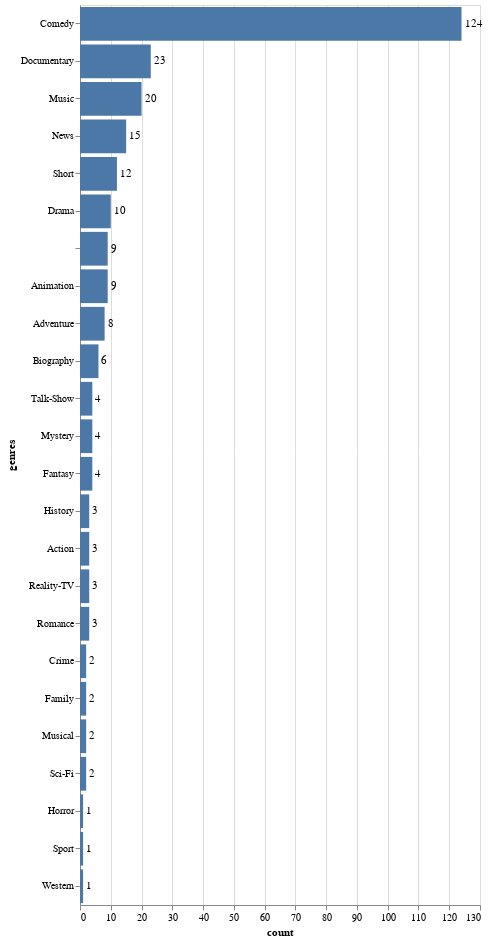

The code cell stored with this chart in its notebook:
### Code cell
# Bar Chart of Definitive SNL Media Genres (that aren't directly associated with SNL)
genres_count = definitive_snl.copy()
genres_count['genres'] = genres_count['genres'].apply(eval)
for idx, row in genres_count.iterrows():
    genres_count.at[idx, 'genres'] = "|".join(map(str,row.genres))

genres_count.head()
genres_count.to_csv("genres.csv", index=False)
genres_unique = tidy_split(genres_count, "genres", sep='|', keep=False)
genres_unique =  genres_unique.groupby(['genres']).size().reset_index(name="count")
genres_unique.sort_values(by='count', ascending=False, inplace=True)
genres_unique

bars = alt.Chart(genres_unique).mark_bar().encode(x='count',y=alt.Y('genres',sort='-x'))
text = bars.mark_text(
    align='left',
    baseline='middle',
    dx=3  # Nudges text to right so it doesn't appear on top of the bar
).encode(
    text='count:Q'
)

(bars + text).properties(height=900)

### Figure 1 — Vega-Lite specification as saved in the notebook (floating-point values rounded to 4 significant figures)
{"config": {"view": {"continuousWidth": 400, "continuousHeight": 300}}, "layer": [{"mark": "bar", "encoding": {"x": {"field": "count", "type": "quantitative"}, "y": {"field": "genres", "sort": "-x", "type": "nominal"}}}, {"mark": {"type": "text", "align": "left", "baseline": "middle", "dx": 3}, "encoding": {"text": {"field": "count", "type": "quantitative"}, "x": {"field": "count", "type": "quantitative"}, "y": {"field": "genres", "sort": "-x", "type": "nominal"}}}], "data": {"name": "data-6cc073387e78fcb3c17f9af62f55f91b"}, "height": 900, "$schema": "https://vega.github.io/schema/vega-lite/v4.17.0.json", "datasets": {"data-6cc073387e78fcb3c17f9af62f55f91b": [{"genres": "Comedy", "count": 124}, {"genres": "Documentary", "count": 23}, {"genres": "Music", "count": 20}, {"genres": "News", "count": 15}, {"genres": "Short", "count": 12}, {"genres": "Drama", "count": 10}, {"genres": "", "count": 9}, {"genres": "Animation", "count": 9}, {"genres": "Adventure", "count": 8}, {"genres": "Biography", "count": 6}, {"genres": "Talk-Show", "count": 4}, {"genres": "Mystery", "count": 4}, {"genres": "Fantasy", "count": 4}, {"genres": "History", "count": 3}, {"genres": "Action", "count": 3}, {"genres": "Reality-TV", "count": 3}, {"genres": "Romance", "count": 3}, {"genres": "Crime", "count": 2}, {"genres": "Family", "count": 2}, {"genres": "Musical", "count": 2}, {"genres": "Sci-Fi", "count": 2}, {"genres": "Horror", "count": 1}, {"genres": "Sport", "count": 1}, {"genres": "Western", "count": 1}]}}
